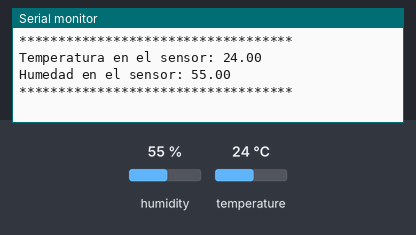
Bench run of a sketch on a simulated Arduino Uno, built with avr-gcc and run on an emulated ATmega328P. On the bench: the last lines printed to the serial monitor. The test bench sets the inputs (shaded band); at power-on: humidity 55 %, temperature 24 °C.

Above: at 3.2 s.
3.3 s: humidity set to 22 %
At 8.5 s:
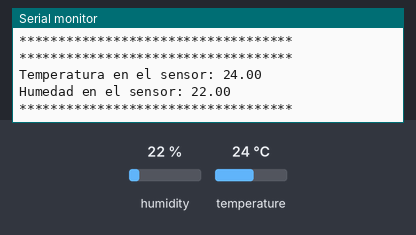
8.9 s: temperature set to 12 °C
At 13.3 s:
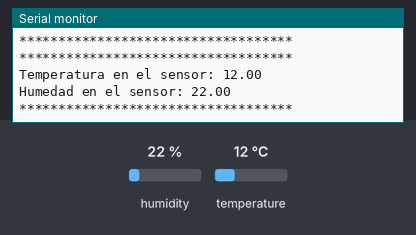
14.5 s: humidity set to 40 %
At 18.0 s:
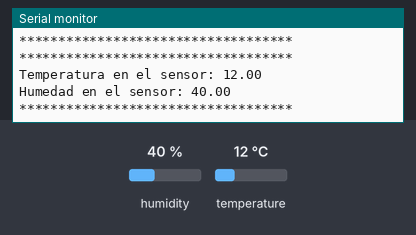
Timing chart, 0 to 19.5 s (numbered marks = the images above; inputs shaded):
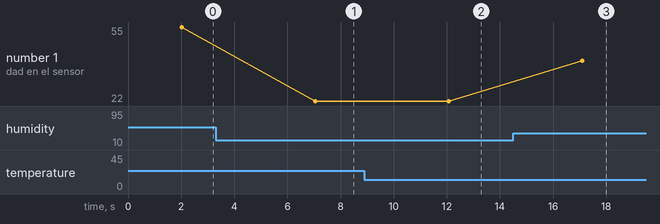

The sketch:

Practica3.2.ino
```cpp
#include "DHT.h"
DHT dht15(15, DHT11);

void setup()
{
    Serial.begin(115200);
    delay(2000);
    dht15.begin();
}
void loop()
{
    Serial.println("***********************************");
    Serial.print("Temperatura en el sensor: ");
    Serial.println((dht15.readTemperature()));
    Serial.print("Humedad en el sensor: ");
    Serial.println((dht15.readHumidity()));
    Serial.println("***********************************");
    Serial.println("");

    delay(5000);
}
```

Measured:
- after the input at 3.3 s, the serial monitor: prints a new line after 3.8 s (image 1)
- after the input at 8.9 s, the serial monitor: prints a new line after 3.2 s (image 2)
- after the input at 14.5 s, the serial monitor: prints a new line after 2.6 s (image 3)
- plotted number 1: 55 → 22 after the input at 3.3 s, 22 → 40 after the input at 14.5 s
